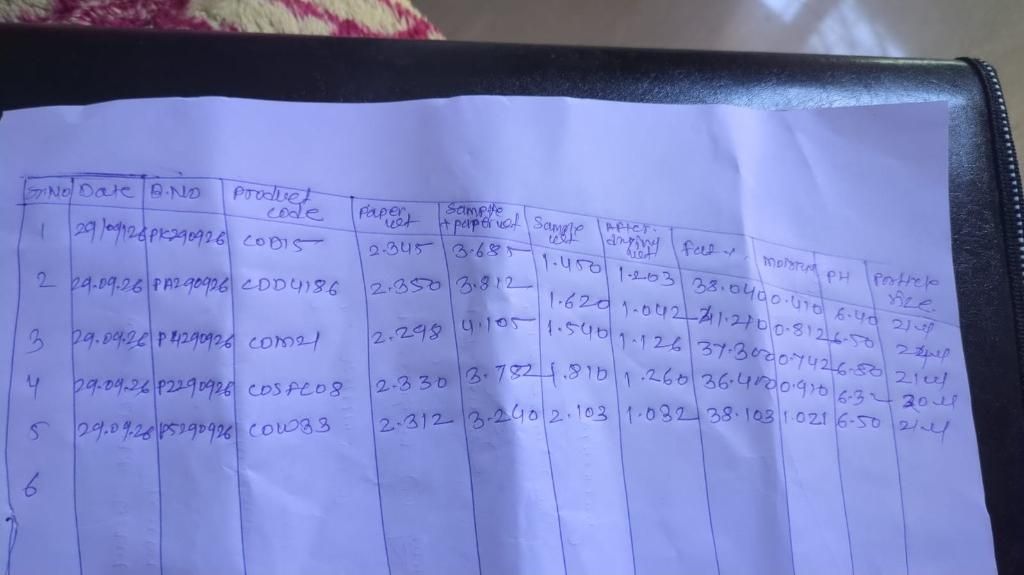
#> input picture backend/tests/assets/rot90.jpg, 1024 x 575 px
$ python -i engine.py   (imports and definitions only)
#> lines starting #> are read from the running program, lines starting #| are printed output that depends on the picture
"""
Enhanced OCR Engine using RapidOCR (PaddleOCR PP-OCRv4 ONNX).
Supports automatic document orientation detection (0, 90, 180, 270 deg),
grid line cell extraction, and realistic sample sheet generation.
"""
import os
import cv2
import re
import numpy as np
from PIL import Image, ImageDraw
from typing import List, Dict, Any, Tuple, Optional
import logging

logger = logging.getLogger("ocr_engine")

class OcrEngine:
    def __init__(self):
        self._engine = None
        self._init_engine()
#> (the call stopped at in _init_engine, `self._engine = RapidOCR()`: rapidocr_onnxruntime is not available in this run)
#> (the call stopped at in _init_engine, `self._engine = RapidOCR()`: rapidocr_onnxruntime is not available in this run)

    def _init_engine(self):
        try:
            from rapidocr_onnxruntime import RapidOCR
            self._engine = RapidOCR()
            logger.info("RapidOCR (PaddleOCR PP-OCRv4 ONNX) successfully initialized.")
        except Exception as e:
            logger.error(f"RapidOCR initialization error: {e}")
            self._engine = None

    @property
    def is_paddle_ready(self) -> bool:
        return self._engine is not None

    def auto_detect_orientation(self, image_pil: Image.Image) -> int:
        """
        Determines the correct orientation (0, 90, 180, 270)
        by checking which orientation matches quality report headers & table structure.
        """
        if not self._engine:
            return 0

        best_angle = 0
        best_score = -1

        test_angles = [0, 90, 180, 270]
        # Check aspect ratio: if height > width (portrait) while tables are usually landscape,
        # prioritize 90 and 270
        w, h = image_pil.size
        if h > w:
            test_angles = [90, 270, 0, 180]

        kw_list = [
            "sr", "no", "date", "b.no", "batch", "product", "code",
            "paper", "sample", "dry", "drying", "fat", "moisture", "ph", "particle"
        ]

        for angle in test_angles:
            rotated = image_pil.rotate(angle, expand=True)
            # Use smaller preview for rapid orientation detection
            preview = rotated.resize((800, int(800 * rotated.size[1] / rotated.size[0])))
            results, _ = self._engine(np.array(preview))
            if not results:
                continue

            score = 0
            for r in results:
                t = r[1].lower()
                for kw in kw_list:
                    if kw in t:
                        score += 3
                # Check for decimal measurements e.g. 2.345, 1.450
                if re.search(r'\d+\.\d+', t):
                    score += 1

            if score > best_score:
                best_score = score
                best_angle = angle

        logger.info(f"Auto-detected orientation: {best_angle} deg (score: {best_score})")
        return best_angle

    def process_image(self, image_path: str, manual_rotation: Optional[int] = None) -> Tuple[List[Dict[str, Any]], str]:
        """
        Processes image with orientation correction and cell-aware extraction.
        Returns: (parsed_rows, oriented_image_path)
        """
#> called with image_path = '../tests/assets/rot90.jpg'
        orig_pil = Image.open(image_path)
#> orig_pil is the input picture: PIL image 1024x575 RGB; mean R, G, B 124.2, 132.9, 193.1
        w_orig, h_orig = orig_pil.size
#> w_orig = 1024; h_orig = 575

        # Determine rotation:
        # If manual_rotation is an explicit 90, 180, 270, use it
        if manual_rotation is not None and manual_rotation in [90, 180, 270]:
            angle = manual_rotation
        elif h_orig > w_orig:
            # Smartphone portrait photo: 12-column quality sheets are physically landscape!
            angle = self.auto_detect_orientation(orig_pil)
            if angle == 0:
                angle = 90
        elif manual_rotation == 0:
            angle = 0
        else:
            angle = self.auto_detect_orientation(orig_pil)
#> angle = 0

        # Apply rotation if needed
        if angle != 0:
            oriented_pil = orig_pil.rotate(angle, expand=True)
            # Save oriented image
            dir_name = os.path.dirname(image_path)
            base_name = os.path.splitext(os.path.basename(image_path))[0]
            oriented_path = os.path.join(dir_name, f"{base_name}_oriented.jpg")
            oriented_pil.save(oriented_path, quality=95)
        else:
            oriented_pil = orig_pil
            oriented_path = image_path

        img_np = np.array(oriented_pil)
        h, w = img_np.shape[:2]
#> h = 575; w = 1024

        # For rotated smartphone captures of handwritten lab sheets,
        # handwriting across the page typically slants by ~6° (slope ~0.108)
        if angle in [90, 270]:
            slope = 0.108
        else:
            try:
                gray = cv2.cvtColor(img_np, cv2.COLOR_RGB2GRAY)
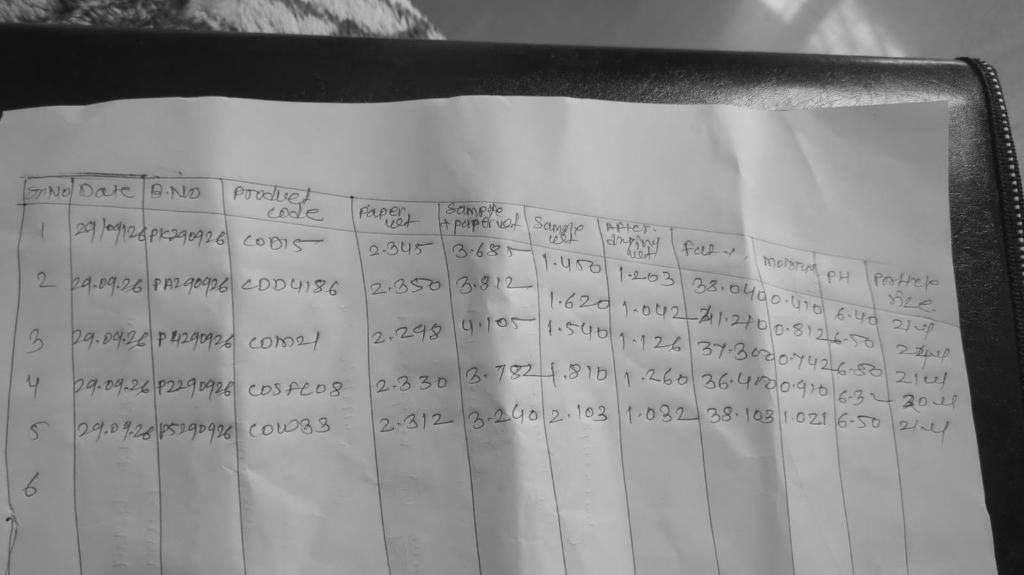
#> gray: shape (575, 1024); min 10, max 215, mean 137.2
                edges = cv2.Canny(gray, 50, 150, apertureSize=3)
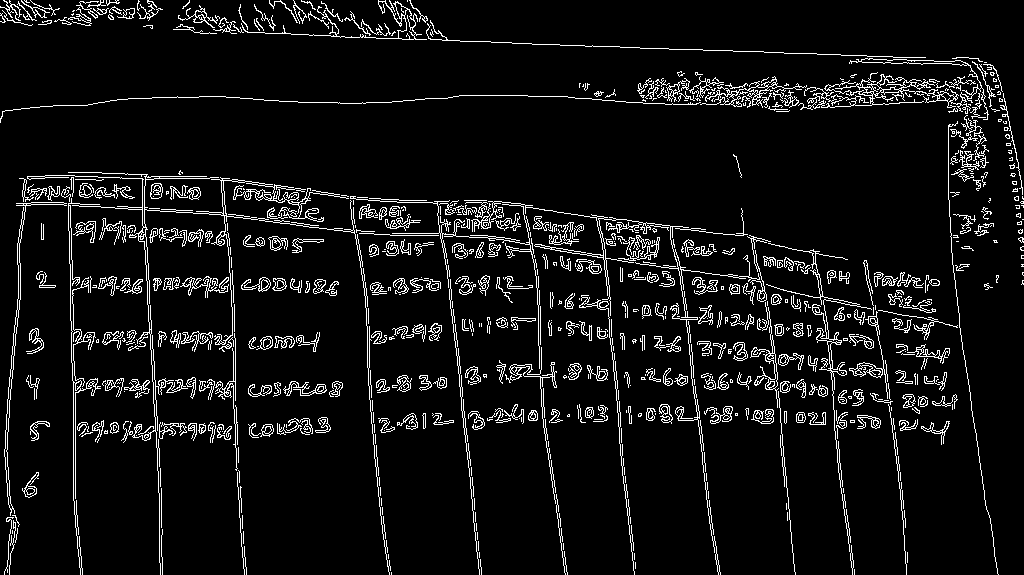
#> edges: shape (575, 1024); 7% white in thin lines or dots
                lines = cv2.HoughLinesP(edges, 1, np.pi / 180, threshold=80, minLineLength=80, maxLineGap=20)
#> lines = 298 rows, first 6: [491, 42, 922, 57], [128, 209, 323, 220], [73, 434, 329, 425], [350, 207, 649, 265], [18, 285, 334, 285], [103, 220, 299, 251]
                angles = [np.degrees(np.arctan2(l[0][3] - l[0][1], l[0][2] - l[0][0])) for l in lines if -25 < np.degrees(np.arctan2(l[0][3] - l[0][1], l[0][2] - l[0][0])) < 25]
#> angles = 263 values, max 15.79 at index 253, min -8.95 at index 162, mean 3.26
                skew_angle = float(np.median(angles)) if angles else 0.0
#> skew_angle = 2.97
                slope = float(np.tan(np.radians(skew_angle)))
#> slope = 0.0519
            except Exception:
                slope = 0.108

            if slope < 0.03 or slope > 0.15:
                slope = 0.108

        # Run high-performance whole-image text detection & parsing
#> (the run stopped early here; a loop or call above may not have finished)
